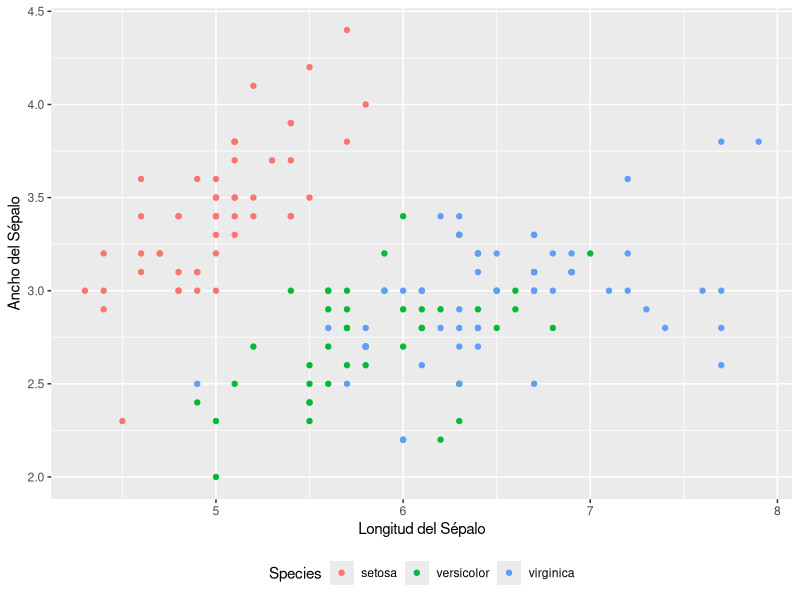
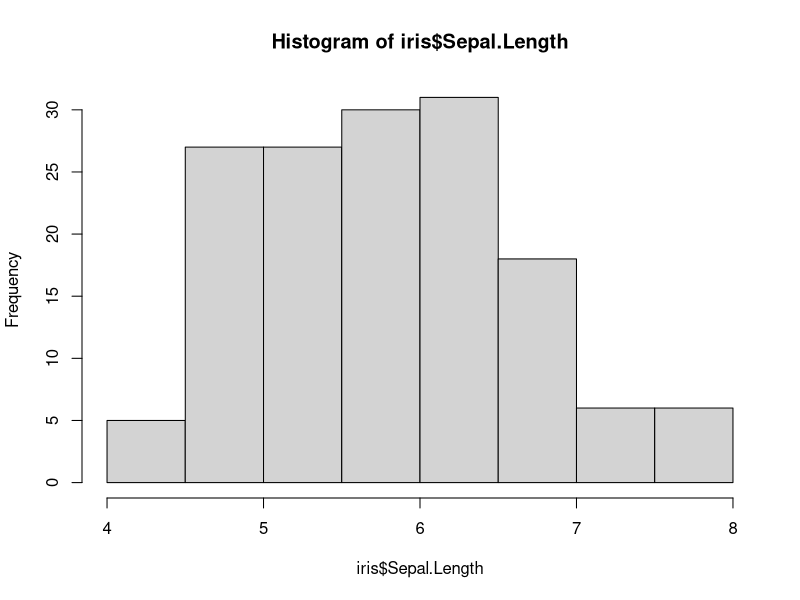

The R script that drew these images, in order:
## ---- chunk 1
library(ggplot2)
## ---- chunk 2
data(iris)
## ---- chunk 3
ggplot(
  iris,
  aes(x = Sepal.Length, y = Sepal.Width, color = Species)) + 
  geom_point() +
  labs(x = "Longitud del Sépalo", y = "Ancho del Sépalo") +
  theme(legend.position = "bottom")
## ---- chunk 4
data(iris)
## ---- chunk 5
hist(iris$Sepal.Length)
